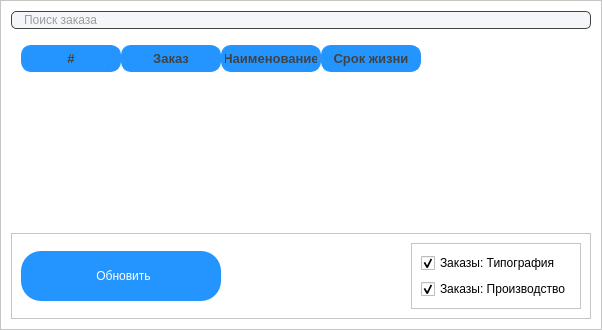
                     <widget class="QFrame" name="activOrderList">
                      <property name="sizePolicy">
                       <sizepolicy hsizetype="Fixed" vsizetype="Preferred">
                        <horstretch>0</horstretch>
                        <verstretch>0</verstretch>
                       </sizepolicy>
                      </property>
                      <property name="minimumSize">
                       <size>
                        <width>600</width>
                        <height>0</height>
                       </size>
                      </property>
                      <property name="styleSheet">
                       <string notr="true">QFrame {
	background-color: rgb(255, 255, 255);
}

#activOrderList {
background-color: rgb(255, 255, 255);
border: none;
border-radius: 20px;
}

QPushButton {
	font: 10pt &quot;Segoe UI&quot;;
	background-position:center;
    background-repeat: no-repeat;
	border: none;
	border-radius: 20px;
	color: rgb(255, 255, 255);
	background-color: rgb(36, 149, 255);
	text-align: center;
	padding-left: 5px;
}

QPushButton:hover {
	background-color: rgb(66, 66, 66);
}
QPushButton:pressed {
	background-color: rgb(245, 246, 250);
	color: rgb(0, 0, 0);
}



QTableWidget {	
	background-color: transparent;
	padding: 10px;
	border-radius: 0px;
	gridline-color: rgb(245, 246, 250);
	border-bottom: 0px solid rgb(44, 49, 60);
	text-align: center;
}
QTableWidget::item{
	color: rgb(66, 66, 66);
	border-color: rgb(36, 149, 255);
	padding-left: 25px;
	padding-right: 5px;
	gridline-color: rgb(245, 246, 250);
	text-align: center;
}
QTableWidget::item:selected{
	background-color: rgb(36, 149, 255);
}

QHeaderView::section{
	color: rgb(66, 66, 66);
	background-color: rgb(36, 149, 255);
	max-width: 30px;
	border: 1px solid rgb(44, 49, 58);
	border-style: none;
    border-bottom: 1px solid rgb(44, 49, 60);
    border-right: 1px solid rgb(44, 49, 60);
}
QTableWidget::horizontalHeader {	
	background-color: rgb(33, 37, 43);
}
QHeaderView::section:horizontal {
    border: 1px solid rgb(36, 149, 255);
	background-color: rgb(36, 149, 255);
	padding: 3px;
	border-top-left-radius: 10px;
    border-top-right-radius: 10px;

	border-bottom-left-radius: 10px;
	border-bottom-right-radius: 10px;
}/*
QHeaderView::section:vertical {
    border: 1px solid rgb(44, 49, 60);
}*/</string>
                      </property>
                      <property name="frameShape">
                       <enum>QFrame::StyledPanel</enum>
                      </property>
                      <property name="frameShadow">
                       <enum>QFrame::Raised</enum>
                      </property>
                      <layout class="QVBoxLayout" name="verticalLayout_20">
                       <property name="leftMargin">
                        <number>10</number>
                       </property>
                       <property name="topMargin">
                        <number>10</number>
                       </property>
                       <property name="rightMargin">
                        <number>10</number>
                       </property>
                       <property name="bottomMargin">
                        <number>10</number>
                       </property>
                       <item>
                        <widget class="QLineEdit" name="serchLineEdit">
                         <property name="styleSheet">
                          <string notr="true">QLineEdit {
	background-color: rgb(245, 246, 250);
	border-radius: 5px;
	border: 1px solid rgb(66, 66, 66);
	padding-left: 10px;
	selection-color: rgb(255, 255, 255);
	selection-background-color: rgb(255, 121, 198);
	color: rgb(66, 66, 66);
}
QLineEdit:hover {
	border: 2px solid rgb(64, 71, 88);
}
QLineEdit:focus {
	border: 2px solid rgb(91, 101, 124);
}</string>
                         </property>
                         <property name="placeholderText">
                          <string>Поиск заказа</string>
                         </property>
                        </widget>
                       </item>
                       <item>
                        <widget class="QTableWidget" name="activOrder_Tab">
                         <property name="sizePolicy">
                          <sizepolicy hsizetype="Fixed" vsizetype="Expanding">
                           <horstretch>0</horstretch>
                           <verstretch>0</verstretch>
                          </sizepolicy>
                         </property>
                         <property name="minimumSize">
                          <size>
                           <width>580</width>
                           <height>0</height>
                          </size>
                         </property>
                         <property name="styleSheet">
                          <string notr="true">QTableWidget::item:selected{
	
	background-color: rgb(217, 217, 217);
}</string>
                         </property>
                         <property name="editTriggers">
                          <set>QAbstractItemView::NoEditTriggers</set>
                         </property>
                         <property name="selectionMode">
                          <enum>QAbstractItemView::SingleSelection</enum>
                         </property>
                         <property name="selectionBehavior">
                          <enum>QAbstractItemView::SelectRows</enum>
                         </property>
                         <property name="textElideMode">
                          <enum>Qt::ElideLeft</enum>
                         </property>
                         <property name="sortingEnabled">
                          <bool>false</bool>
                         </property>
                         <property name="rowCount">
                          <number>0</number>
                         </property>
                         <attribute name="horizontalHeaderHighlightSections">
                          <bool>true</bool>
                         </attribute>
                         <attribute name="horizontalHeaderShowSortIndicator" stdset="0">
                          <bool>false</bool>
                         </attribute>
                         <attribute name="verticalHeaderVisible">
                          <bool>false</bool>
                         </attribute>
                         <attribute name="verticalHeaderShowSortIndicator" stdset="0">
                          <bool>false</bool>
                         </attribute>
                         <column>
                          <property name="text">
                           <string>#</string>
                          </property>
                          <property name="font">
                           <font>
                            <pointsize>10</pointsize>
                            <bold>true</bold>
                           </font>
                          </property>
                         </column>
                         <column>
                          <property name="text">
                           <string>Заказ</string>
                          </property>
                          <property name="font">
                           <font>
                            <pointsize>10</pointsize>
                            <bold>true</bold>
                           </font>
                          </property>
                         </column>
                         <column>
                          <property name="text">
                           <string>Наименование</string>
                          </property>
                          <property name="font">
                           <font>
                            <pointsize>10</pointsize>
                            <bold>true</bold>
                           </font>
                          </property>
                         </column>
                         <column>
                          <property name="text">
                           <string>Срок жизни</string>
                          </property>
                          <property name="font">
                           <font>
                            <pointsize>10</pointsize>
                            <bold>true</bold>
                           </font>
                          </property>
                         </column>
                        </widget>
                       </item>
                       <item>
                        <widget class="QFrame" name="frame_87">
                         <property name="minimumSize">
                          <size>
                           <width>0</width>
                           <height>50</height>
                          </size>
                         </property>
                         <property name="frameShape">
                          <enum>QFrame::StyledPanel</enum>
                         </property>
                         <property name="frameShadow">
                          <enum>QFrame::Raised</enum>
                         </property>
                         <layout class="QHBoxLayout" name="horizontalLayout_53">
                          <item alignment="Qt::AlignLeft">
                           <widget class="QPushButton" name="refreshBatch_button">
                            <property name="sizePolicy">
                             <sizepolicy hsizetype="Preferred" vsizetype="Fixed">
                              <horstretch>0</horstretch>
                              <verstretch>0</verstretch>
                             </sizepolicy>
                            </property>
                            <property name="minimumSize">
                             <size>
                              <width>200</width>
                              <height>50</height>
                             </size>
                            </property>
                            <property name="maximumSize">
                             <size>
                              <width>200</width>
                              <height>16777215</height>
                             </size>
                            </property>
                            <property name="styleSheet">
                             <string notr="true"/>
                            </property>
                            <property name="text">
                             <string>Обновить</string>
                            </property>
                           </widget>
                          </item>
                          <item alignment="Qt::AlignRight">
                           <widget class="QFrame" name="selectLoadBatchMode_frame">
                            <property name="styleSheet">
                             <string notr="true"/>
                            </property>
                            <property name="frameShape">
                             <enum>QFrame::StyledPanel</enum>
                            </property>
                            <property name="frameShadow">
                             <enum>QFrame::Raised</enum>
                            </property>
                            <layout class="QVBoxLayout" name="verticalLayout_89">
                             <item>
                              <widget class="QCheckBox" name="printHouse_checkBox">
                               <property name="enabled">
                                <bool>true</bool>
                               </property>
                               <property name="text">
                                <string>Заказы: Типография</string>
                               </property>
                               <property name="checked">
                                <bool>true</bool>
                               </property>
                               <property name="tristate">
                                <bool>false</bool>
                               </property>
                              </widget>
                             </item>
                             <item>
                              <widget class="QCheckBox" name="mabufacture_checkBox">
                               <property name="text">
                                <string>Заказы: Производство</string>
                               </property>
                               <property name="checked">
                                <bool>true</bool>
                               </property>
                              </widget>
                             </item>
                            </layout>
                           </widget>
                          </item>
                         </layout>
                        </widget>
                       </item>
                      </layout>
                     </widget>
